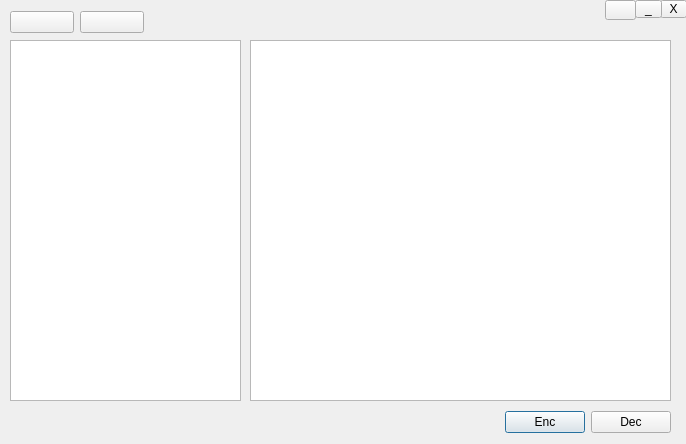
<?xml version="1.0" encoding="UTF-8"?>
<ui version="4.0">
 <class>ShellUSB</class>
 <widget class="QDialog" name="ShellUSB">
  <property name="geometry">
   <rect>
    <x>0</x>
    <y>0</y>
    <width>686</width>
    <height>444</height>
   </rect>
  </property>
  <property name="windowTitle">
   <string>Dialog</string>
  </property>
  <widget class="QWidget" name="layoutWidget">
   <property name="geometry">
    <rect>
     <x>10</x>
     <y>410</y>
     <width>661</width>
     <height>25</height>
    </rect>
   </property>
   <layout class="QHBoxLayout" name="horizontalLayout">
    <item>
     <spacer name="horizontalSpacer">
      <property name="orientation">
       <enum>Qt::Horizontal</enum>
      </property>
      <property name="sizeHint" stdset="0">
       <size>
        <width>40</width>
        <height>20</height>
       </size>
      </property>
     </spacer>
    </item>
    <item>
     <widget class="QPushButton" name="enc_btn">
      <property name="text">
       <string>Enc</string>
      </property>
     </widget>
    </item>
    <item>
     <widget class="QPushButton" name="dnc_btn">
      <property name="text">
       <string>Dec</string>
      </property>
     </widget>
    </item>
   </layout>
  </widget>
  <widget class="QTableView" name="tableView">
   <property name="geometry">
    <rect>
     <x>250</x>
     <y>40</y>
     <width>421</width>
     <height>361</height>
    </rect>
   </property>
   <property name="dragDropMode">
    <enum>QAbstractItemView::DragDrop</enum>
   </property>
   <property name="selectionBehavior">
    <enum>QAbstractItemView::SelectRows</enum>
   </property>
  </widget>
  <widget class="QPushButton" name="help_btn">
   <property name="geometry">
    <rect>
     <x>605</x>
     <y>0</y>
     <width>31</width>
     <height>20</height>
    </rect>
   </property>
   <property name="text">
    <string/>
   </property>
  </widget>
  <widget class="QWidget" name="layoutWidget_2">
   <property name="geometry">
    <rect>
     <x>10</x>
     <y>10</y>
     <width>134</width>
     <height>25</height>
    </rect>
   </property>
   <layout class="QHBoxLayout" name="horizontalLayout_2">
    <item>
     <widget class="QPushButton" name="back_btn">
      <property name="text">
       <string/>
      </property>
     </widget>
    </item>
    <item>
     <widget class="QPushButton" name="front_btn">
      <property name="text">
       <string/>
      </property>
     </widget>
    </item>
   </layout>
  </widget>
  <widget class="QTreeView" name="treeView">
   <property name="geometry">
    <rect>
     <x>10</x>
     <y>40</y>
     <width>231</width>
     <height>361</height>
    </rect>
   </property>
  </widget>
  <widget class="QToolButton" name="toolButton">
   <property name="geometry">
    <rect>
     <x>660</x>
     <y>0</y>
     <width>27</width>
     <height>18</height>
    </rect>
   </property>
   <property name="text">
    <string>X</string>
   </property>
  </widget>
  <widget class="QToolButton" name="toolButton_2">
   <property name="geometry">
    <rect>
     <x>635</x>
     <y>0</y>
     <width>27</width>
     <height>18</height>
    </rect>
   </property>
   <property name="text">
    <string>_</string>
   </property>
  </widget>
 </widget>
 <resources/>
 <connections/>
</ui>
